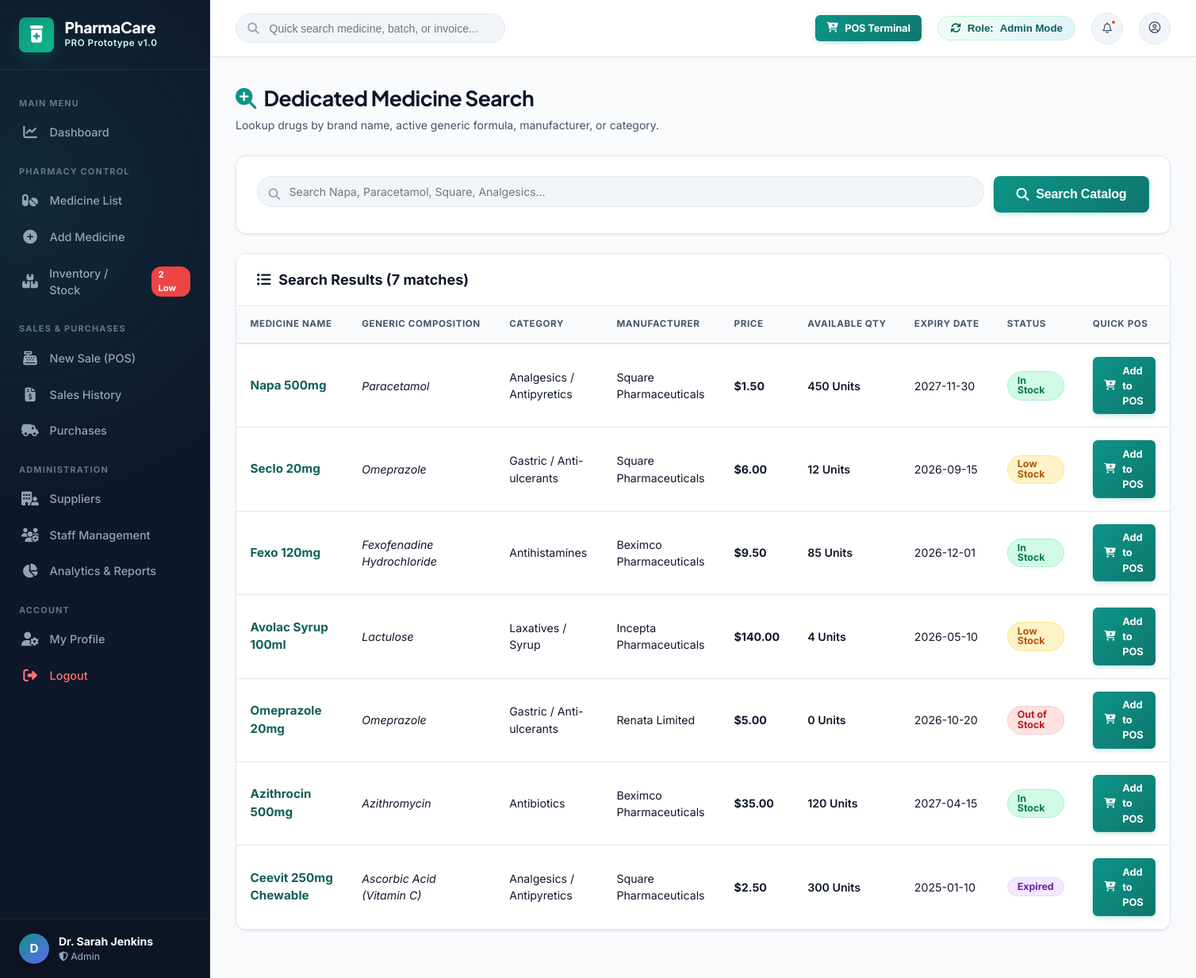
Screenshot of /search/medicine_search.php with the database file from the repository.
### tables this page shows
CREATE TABLE `medicines` (
  `id` INT AUTO_INCREMENT PRIMARY KEY,
  `medicine_name` VARCHAR(150) NOT NULL,
  `generic_name` VARCHAR(150) NOT NULL,
  `category_id` INT NOT NULL,
  `supplier_id` INT NOT NULL,
  `manufacturer` VARCHAR(100) NOT NULL,
  `batch_number` VARCHAR(50) NOT NULL,
  `purchase_price` DECIMAL(10,2) NOT NULL,
  `selling_price` DECIMAL(10,2) NOT NULL,
  `stock_quantity` INT NOT NULL DEFAULT 0,
  `min_stock_alert` INT DEFAULT 15,
  `expiry_date` DATE NOT NULL,
  `description` TEXT,
  `status` ENUM('In Stock', 'Low Stock', 'Out of Stock', 'Expired') DEFAULT 'In Stock',
  FOREIGN KEY (`category_id`) REFERENCES `categories`(`id`),
  FOREIGN KEY (`supplier_id`) REFERENCES `suppliers`(`id`)
);

CREATE TABLE `categories` (
  `id` INT AUTO_INCREMENT PRIMARY KEY,
  `category_name` VARCHAR(100) NOT NULL,
  `description` VARCHAR(255)
);

### includes/db_helper.php (called while the page is built, shortened)
<?php
function get_all_medicines() {
    $pdo = getDBConnection();
    if ($pdo) {
        try {
            $stmt = $pdo->query("
                SELECT m.*, c.category_name, s.supplier_name
                FROM medicines m
                LEFT JOIN categories c ON m.category_id = c.id
                LEFT JOIN suppliers s ON m.supplier_id = s.id
                ORDER BY m.id ASC
            ");
            $rows = $stmt->fetchAll();
            if (!empty($rows)) return $rows;
        } catch (Exception $e) {
        }
    }
    return get_fallback_medicines();
}
?>

### search/medicine_search.php (the view, shortened to what this page needs)
<?php
require_once __DIR__ . '/../includes/header.php';
require_once __DIR__ . '/../includes/sidebar.php';
$query = $_GET['q'] ?? '';
$medicines = get_all_medicines();
?>
<div class="main-wrapper">
    <?php require_once __DIR__ . '/../includes/navbar.php'; ?>
    <div class="content-body">
        <div class="page-header">
            <div class="page-title">
                <h1><i class="fa-solid fa-magnifying-glass-plus" style="color:var(--primary);"></i> Dedicated Medicine Search</h1>
                <p>Lookup drugs by brand name, active generic formula, manufacturer, or category.</p>
            </div>
        </div>
        <div class="card" style="margin-bottom:1.5rem;">
            <div class="card-body">
                <form method="GET" action="medicine_search.php" style="display:flex; gap:0.75rem;">
                    <div class="search-box" style="flex:1;">
                        <i class="fa-solid fa-magnifying-glass"></i>
                        <input type="text" name="q" class="form-control" style="padding-left:2.5rem;" placeholder="Search Napa, Paracetamol, Square, Analgesics..." value="<?php echo htmlspecialchars($query); ?>" autofocus>
                    </div>
                    <button type="submit" class="btn btn-primary btn-lg">
                        <i class="fa-solid fa-magnifying-glass"></i> Search Catalog
                    </button>
                </form>
            </div>
        </div>
        <div class="card">
            <div class="card-header">
                <div class="card-title">
                    <i class="fa-solid fa-list-ul"></i> Search Results <?php echo !empty($query) ? "for '" . htmlspecialchars($query) . "'" : ""; ?> (<?php echo count($medicines); ?> matches)
                </div>
            </div>
            <div class="card-body" style="padding:0;">
                <div class="table-responsive">
                    <table class="table">
                        <thead>
                            <tr>
                                <th>Medicine Name</th>
                                <th>Generic Composition</th>
                                <th>Category</th>
                                <th>Manufacturer</th>
                                <th>Price</th>
                                <th>Available Qty</th>
                                <th>Expiry Date</th>
                                <th>Status</th>
                                <th>Quick POS</th>
                            </tr>
                        </thead>
                        <tbody>
                            <?php if (empty($medicines)): ?>
                                <tr>
                                    <td colspan="9" style="text-align:center; padding:2rem; color:#94a3b8;">
                                        <i class="fa-solid fa-face-frown" style="font-size:2rem; margin-bottom:0.5rem;"></i>
                                        <p>No medicines match your search filter.</p>
                                    </td>
                                </tr>
                            <?php else: ?>
                                <?php foreach ($medicines as $med): ?>
                                <tr>
                                    <td>
                                        <strong style="font-size:0.95rem; color:var(--primary-dark);"><?php echo htmlspecialchars($med['medicine_name']); ?></strong>
                                    </td>
                                    <td><em><?php echo htmlspecialchars($med['generic_name']); ?></em></td>
                                    <td><?php echo htmlspecialchars($med['category_name']); ?></td>
                                    <td><?php echo htmlspecialchars($med['manufacturer']); ?></td>
                                    <td><strong>$<?php echo number_format($med['selling_price'], 2); ?></strong></td>
                                    <td>
                                        <span style="font-weight:600;"><?php echo $med['stock_quantity']; ?> Units</span>
                                    </td>
                                    <td><?php echo $med['expiry_date']; ?></td>
                                    <td>
                                        <?php
                                        if ($med['status'] == 'In Stock') echo '<span class="badge badge-in-stock">In Stock</span>';
                                        else if ($med['status'] == 'Low Stock') echo '<span class="badge badge-low-stock">Low Stock</span>';
                                        else if ($med['status'] == 'Out of Stock') echo '<span class="badge badge-out-stock">Out of Stock</span>';
                                        else echo '<span class="badge badge-expired">Expired</span>';
                                        ?>
                                    </td>
                                    <td>
                                        <a href="../sales/new_sale.php" class="btn btn-sm btn-primary">
                                            <i class="fa-solid fa-cart-plus"></i> Add to POS
                                        </a>
                                    </td>
                                </tr>
                                <?php endforeach; ?>
                            <?php endif; ?>
                        </tbody>
                    </table>
                </div>
            </div>
        </div>
    </div>
</div>
<?php require_once __DIR__ . '/../includes/footer.php'; ?>

### rows the page displays
medicines: medicine_name "Napa 500mg", generic_name "Paracetamol", category.category_name "Analgesics / Antipyretics", manufacturer "Square Pharmaceuticals", selling_price "1.50", stock_quantity "450", expiry_date "2027-11-30", status "In Stock"
medicines: medicine_name "Seclo 20mg", generic_name "Omeprazole", category.category_name "Gastric / Anti-ulcerants", manufacturer "Square Pharmaceuticals", selling_price "6.00", stock_quantity "12", expiry_date "2026-09-15", status "Low Stock"
medicines: medicine_name "Fexo 120mg", generic_name "Fexofenadine Hydrochloride", category.category_name "Antihistamines", manufacturer "Beximco Pharmaceuticals", selling_price "9.50", stock_quantity "85", expiry_date "2026-12-01", status "In Stock"
medicines: medicine_name "Avolac Syrup 100ml", generic_name "Lactulose", category.category_name "Laxatives / Syrup", manufacturer "Incepta Pharmaceuticals", selling_price "140.00", stock_quantity "4", expiry_date "2026-05-10", status "Low Stock"
medicines: medicine_name "Omeprazole 20mg", generic_name "Omeprazole", category.category_name "Gastric / Anti-ulcerants", manufacturer "Renata Limited", selling_price "5.00", stock_quantity "0", expiry_date "2026-10-20", status "Out of Stock"
medicines: medicine_name "Azithrocin 500mg", generic_name "Azithromycin", category.category_name "Antibiotics", manufacturer "Beximco Pharmaceuticals", selling_price "35.00", stock_quantity "120", expiry_date "2027-04-15", status "In Stock"
medicines: medicine_name "Ceevit 250mg Chewable", generic_name "Ascorbic Acid (Vitamin C)", category.category_name "Analgesics / Antipyretics", manufacturer "Square Pharmaceuticals", selling_price "2.50", stock_quantity "300", expiry_date "2025-01-10", status "Expired"

### other values shown
substr($_SESSION['user_name'] ?? 'Admin', 0, 1) "D"
$_SESSION['user_name'] "Dr. Sarah Jenkins"
$role "Admin"
count($medicines) "7"
